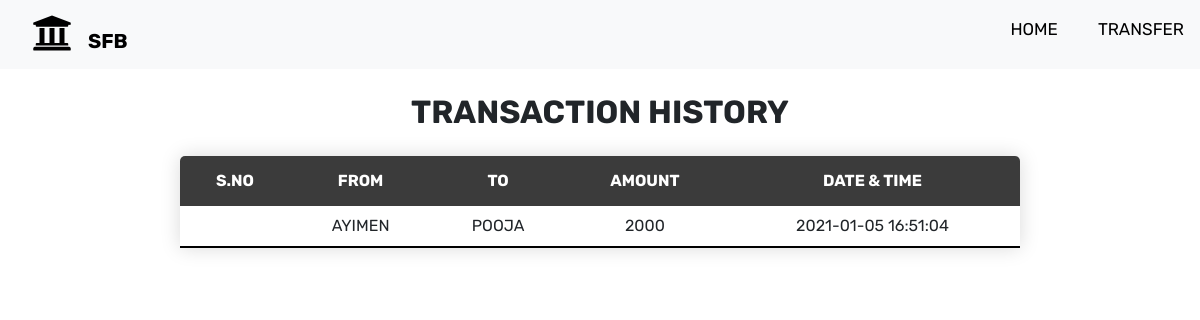
The page /history.php on the database its author committed.
### tables this page shows
CREATE TABLE `sparkstransact` (
  `sender` text NOT NULL,
  `receiver` text NOT NULL,
  `balance` int(8) NOT NULL,
  `datetime` datetime NOT NULL DEFAULT current_timestamp()
);

### history.php (the view, shortened to what this page needs)
<!DOCTYPE html>
<html lang="en">
<head>
    <link rel="stylesheet" href="https://stackpath.bootstrapcdn.com/bootstrap/4.5.2/css/bootstrap.min.css">
    <link rel="stylesheet" type="text/css" href="CSS/table.css">
    <link rel="stylesheet" href="https://stackpath.bootstrapcdn.com/bootstrap/4.3.1/css/bootstrap.min.css"
 />
    <link rel="stylesheet" href="https://use.fontawesome.com/releases/v5.7.2/css/all.css"
>
    <link rel="stylesheet" href="https://stackpath.bootstrapcdn.com/font-awesome/4.7.0/css/font-awesome.min.css">
    <link rel="stylesheet" href="https://cdn.jsdelivr.net/npm/bootstrap@4.5.3/dist/css/bootstrap.min.css">
</head>
<body>
    <nav class="navbar navbar-expand-lg bg-light">
        <a class="navbar-brand" href="index.php" style="font-weight: bold;">
          <i class="fas fa-university fa-2x mx-3"></i>SFB
        </a>
        <div class="collapse navbar-collapse" id="collapsibleNavbar">
          <ul class="navbar-nav ml-auto text-right">
            <li class="nav-item">
              <a class="nav-link active-home" href="index.php">HOME</a>
            </li>
            <li class="nav-item">
              <a class="nav-link" href="usertable.php">TRANSFER</a>
            </li>
          </ul>
        </div>
    </nav>
  <div align="center">
    <h2 class="text-center pt-4" style="font-weight:bold;">TRANSACTION HISTORY</h2>
      <table class="content-table">
        <thead>
            <tr>
                <th class="text-center">S.NO</th>
                <th class="text-center">FROM</th>
                <th class="text-center">TO</th>
                <th class="text-center">AMOUNT</th>
                <th class="text-center">DATE & TIME</th>
            </tr>
        </thead>
        <tbody>
         <?php
            include 'DBCONFIG/config.php';
            $sql ="select * from sparkstransact";
            $query =mysqli_query($conn, $sql);
            while($rows = mysqli_fetch_assoc($query))
            {
         ?>
            <tr>
              <td class="text-center py-2"><?php echo $rows['sno']; ?></td>
              <td class="text-center py-2"><?php echo $rows['sender']; ?></td>
              <td class="text-center py-2"><?php echo $rows['receiver']; ?></td>
              <td class="text-center py-2"><?php echo $rows['balance']; ?> </td>
              <td class="text-center py-2"><?php echo $rows['datetime']; ?> </td>
        <?php
            }
        ?>
        </tbody>
      </table>
  </div>
</body>
</html>

### CSS/table.css (style rules this page uses)
* { box-sizing: border-box; margin: 0; padding: 0; }
:root { --Sniglet-font: "Sniglet", cursive; --Rubik: "Rubik", cursive; --Patua: "Patua One", cursive; --Lobster: "lobster", cursive; --light-black: #2e2c2caf; --bggradient: linear-gradient(to bottom, #dd2476, #ff512f); --light-gray: rgba(255, 255, 255, 0.877); }
h2 { font-family: "Rubik", sans-serif; font-size: 35px; }
.content-table { border-collapse: collapse; width: 70%; margin: 25px 0; font-family: "Rubik", sans-serif; border-radius: 5px 5px 0 0; overflow: hidden; box-shadow: 0 0 20px rgba(0, 0, 0, 0.15); }
.content-table thead tr { background-color: rgba(0, 0, 0, 0.767); color: #ffffff; text-align: left; font-weight: bold; height: 50px; }
.content-table th, .content-table td { padding: 12px 15px; }
.content-table tbody tr { border-bottom: 1px solid #dddddd; }
.content-table tbody tr:last-of-type { border-bottom: 2px solid black; }
a { font-family: "Rubik", sans-serif; font-size: 0.9em; color: black !important; }
.nav-item { margin-left: 40px; margin-bottom: 10px; }
.nav-link { color: black; font-size: 17px; padding: 0 0 5px 0 !important; display: unset !important; }

### rows shown on the page
sparkstransact: sender "AYIMEN", receiver "POOJA", balance "2000", datetime "2021-01-05 16:51:04"
